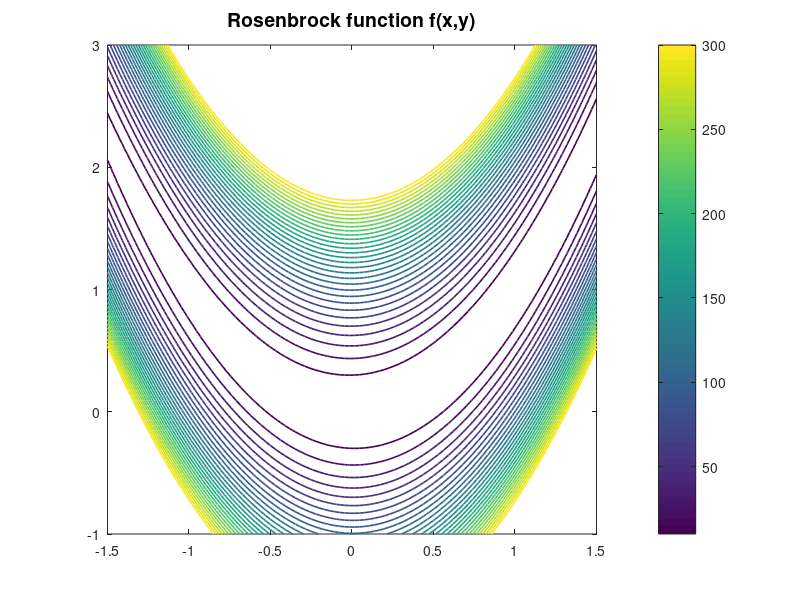

Write the MATLAB code that produced this figure. (Note: this script raises an error after producing the figure.)
%% The Rosenbrock function in 2D optimisation
% Nick Trefethen, October 2010

%%
% (Chebfun example opt/Rosenbrock.m)
% [Tags: #optimization, #Rosenbrock, #2D, #edgedetection]

%% 1. The Rosenbrock function
% Chebfun can often do quite a good job of minimizing or maximizing a function
% defined on a 2D rectangle. Since the introduction of Chebfun2 in 2013, this
% would normally done with Chebfun2, but this example, originally written in
% 2010, uses 1D Chebfun to do the job. The "Rosenbrock revisited" Example
% treats the same problem more properly, and more efficiently, with Chebfun2
% [3].

%%
% The example we consider is the famous and challenging "Rosenbrock function":
f = @(x,y) (1-x).^2 + 100*(y-x.^2).^2;

%%
% First let's plot it to get an idea:
x = linspace(-1.5,1.5); y = linspace(-1,3);
[xx,yy] = meshgrid(x,y); ff = f(xx,yy);
levels = 10:10:300;
LW = 'linewidth'; FS = 'fontsize'; MS = 'markersize';
figure, contour(x,y,ff,levels,LW,1.2), colorbar
axis([-1.5 1.5 -1 3]), axis square, hold on
title('Rosenbrock function f(x,y)',FS,14)

%%
% It's obvious from the formula that the minimum value is $0$, taken at
% $x=y=1$. In 1D Chebfun, we can find this by taking slices. If $x_0$ is a
% constant, then the minimum of $f(x_0,y)$ over all $y$ can be obtained like
% this:
fminx0 = @(x0) min(chebfun(@(y) f(x0,y),[-1 3]));

%%
% Now we can make a chebfun representing `fminx` as a function of $x$:
fminx = chebfun(fminx0,[-1.5 1.5],'vectorize','splitting','on');
figure, plot(fminx,LW,1.6)
xlabel('x',FS,14), ylabel('min_y(f(x,y))',FS,14)
title('minimum of f(x,y) along vertical slices',FS,14)

%%
% The global minimum of $f(x,y)$ is the minimum of `fminx`:
format long
[minf,minx] = min(fminx)

%%
% The variable `minx` represents the $x$-coordinate of the minimum.
% We can find the $y$ coordinate like this:
[minf,miny] = min(chebfun(@(y) f(minx,y), [-1 3]))

%%
% Let's show the contour plot again, with the minimum point:
close, plot(minx,miny,'.k',MS,20)

%% 2. A function with several local minima
% Why did we put `splitting on` in this computation? It wasn't actually
% necessary in this case, but it would be necessary for more general functions
% $f(x,y)$ having several local extrema, because then the function `fminx`
% might not be smooth.

%%
% For example, consider this function defined on the square
% $[-1,1]\times[-1,1]$:
f = @(x,y) exp(x-2*x.^2-y.^2).*sin(6*(x+y+x.*y.^2));
x = linspace(-1,1); y = linspace(-1,1);
[xx,yy] = meshgrid(x,y); ff = f(xx,yy);
figure, contour(x,y,ff,30,LW,1.2), colorbar
axis([-1 1 -1 1]), axis square, hold on
title('f(x,y)',FS,14)

%%
% We define `fminx0` and `fminx` as before. Because of the lack of smoothness
% and the consequent need for edge detection, this computation takes a little
% while:
tic
fminx0 = @(x0) min(chebfun(@(y) f(x0,y),[-1 1]));
fminx = chebfun(fminx0,[-1 1],'vectorize','splitting','on');
figure, plot(fminx,LW,1.6)
xlabel('x',FS,14), ylabel('min_y(f(x,y))',FS,14)
title('minimum of f(x,y) along vertical slices',FS,14)
toc

%%
% Here are the breakpoints that Chebfun has introduced:
fminx.ends

%%
% We can now quickly compute the global minimum as before:
[minf,minx] = min(fminx)
[minf,miny] = min(chebfun(@(y) f(minx,y), [-1 3]))

%%
% And here's the plot:
close, plot(minx,miny,'.k',MS,20)

%% References
%
% 1. H. H. Rosenbrock, "An automatic method for finding the greatest or least
%    value of a function", Computer Journal 3 (1960), 175-184.
%
% 2. S. Scheuring, Global Optimization in the Chebfun System, thesis, MSc in
%    Mathematical Modelling and Scientific Computing, Oxford University, 2008.
%
% 3. Chebfun Example [opt/Rosenbrock2](../opt/Rosenbrock2.html)
